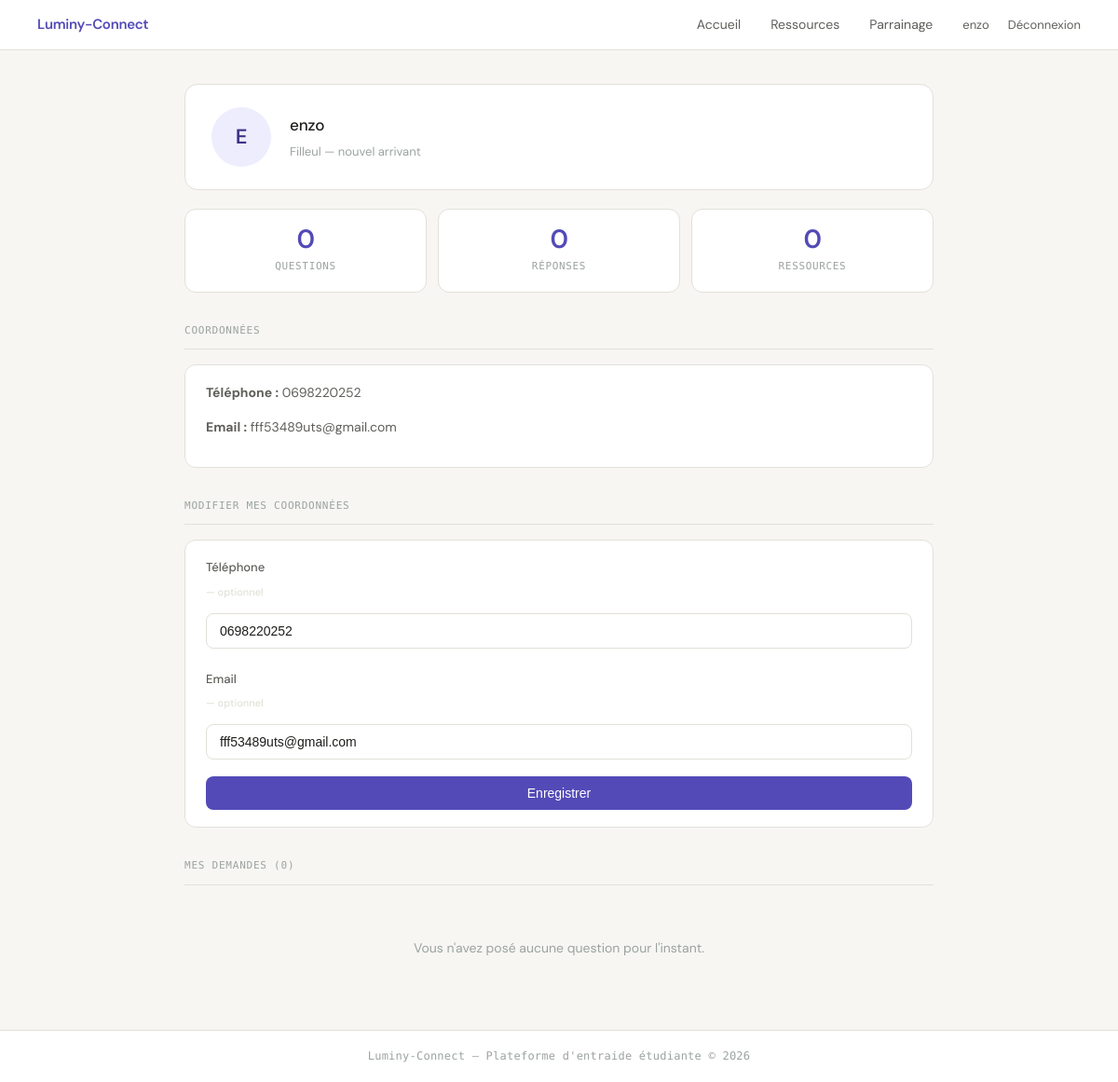
The app's page /profil (signed in) with its own data.
### tables this page shows
CREATE TABLE utilisateur (
            id INTEGER PRIMARY KEY AUTOINCREMENT,
            nom_utilisateur TEXT UNIQUE NOT NULL,
            mot_de_passe TEXT NOT NULL,
            est_parrain INTEGER NOT NULL,
            telephone TEXT DEFAULT NULL,
            email TEXT DEFAULT NULL
        );

### app.py (the view)
@app.route('/profil')
@login_required
def profil():
    user     = get_utilisateur(session['user_id'])
    stats    = get_stats_utilisateur(session['user_id'])
    demandes = obtenir_demandes_de(session['user_id'])
    return render_template('profil.html', user=user, stats=stats, demandes=demandes)

### data_model.py (called while the page is built)
def login_required(f):
    @wraps(f)
    def decorated_function(*args, **kwargs):
        if "user_id" not in session:
            return redirect(url_for('connexion'))
        return f(*args, **kwargs)
    return decorated_function

def db_fetch(query, args=(), fetch_all=False, db_name=DBFILENAME):
    with sqlite3.connect(db_name) as conn:
        conn.row_factory = sqlite3.Row
        cur = conn.execute(query, args)
        if fetch_all:
            res = cur.fetchall()
            return [dict(e) for e in res] if res else []
        else:
            res = cur.fetchone()
            return dict(res) if res else None

def get_utilisateur(user_id):
    query = "SELECT id, nom_utilisateur, est_parrain, telephone, email FROM utilisateur WHERE id = ?"
    return db_fetch(query, (user_id,))

def get_stats_utilisateur(user_id):
    demandes   = db_fetch("SELECT COUNT(*) AS c FROM demande_aide WHERE auteur_id = ?", (user_id,))
    reponses   = db_fetch("SELECT COUNT(*) AS c FROM reponse      WHERE auteur_id = ?", (user_id,))
    ressources = db_fetch("SELECT COUNT(*) AS c FROM ressource     WHERE auteur_id = ?", (user_id,))
    return {
        'demandes':   demandes['c']   if demandes   else 0,
        'reponses':   reponses['c']   if reponses   else 0,
        'ressources': ressources['c'] if ressources else 0,
    }

def obtenir_demandes_de(user_id):
    query = """
        SELECT id, matiere, description, statut
        FROM demande_aide
        WHERE auteur_id = ?
        ORDER BY id DESC
    """
    return db_fetch(query, (user_id,), fetch_all=True)

### templates/profil.html
{% include 'en_tete.html' %}
<main>
  <div class="carte-profil">
    <div class="avatar lg">{{ user.nom_utilisateur[0]|upper }}</div>
    <div class="profil-info">
      <h2>{{ user.nom_utilisateur }}</h2>
      <p class="role">
        {% if user.est_parrain %}Parrain — étudiant expérimenté{% else %}Filleul — nouvel arrivant{% endif %}
      </p>
    </div>
  </div>
  <div class="stats-row">
    <div class="stat-box">
      <div class="val">{{ stats.demandes }}</div>
      <div class="label">Questions</div>
    </div>
    <div class="stat-box">
      <div class="val">{{ stats.reponses }}</div>
      <div class="label">Réponses</div>
    </div>
    <div class="stat-box">
      <div class="val">{{ stats.ressources }}</div>
      <div class="label">Ressources</div>
    </div>
  </div>
  <div class="divider">Coordonnées</div>
  <div class="carte-demande" style="margin-bottom: 20px;">
    {% if user.telephone or user.email %}
      {% if user.telephone %}
      <p><strong>Téléphone :</strong> {{ user.telephone }}</p>
      {% endif %}
      {% if user.email %}
      <p style="margin-top: 6px;"><strong>Email :</strong> {{ user.email }}</p>
      {% endif %}
    {% else %}
      <p class="vide">Aucune coordonnée renseignée.</p>
    {% endif %}
  </div>
  <div class="divider">Modifier mes coordonnées</div>
  <div class="carte-demande" style="margin-bottom: 24px;">
    <form action="{{ url_for('modifier_profil') }}" method="POST">
      <label for="telephone">Téléphone <span style="font-size:11px;color:var(--gris-bord);">— optionnel</span></label>
      <input type="text" id="telephone" name="telephone"
             value="{{ user.telephone or '' }}"
             placeholder="06 12 34 56 78">
      <label for="email" style="margin-top: 8px;">Email <span style="font-size:11px;color:var(--gris-bord);">— optionnel</span></label>
      <input type="text" id="email" name="email"
             value="{{ user.email or '' }}"
             placeholder="prenom.nom@etu.univ-amu.fr">
      <button type="submit" style="margin-top: 4px;">Enregistrer</button>
    </form>
  </div>
  <div class="divider">Mes demandes ({{ demandes|length }})</div>
  {% for d in demandes %}
  <div class="carte-demande">
    <div class="carte-entete">
      <span class="matiere">{{ d.matiere }}</span>
      {% if d.statut == 'ouverte' %}
        <span class="statut-ouverte">Ouvert</span>
      {% else %}
        <span class="statut-close">Résolu</span>
      {% endif %}
    </div>
    <p>{{ d.description }}</p>
    <a href="/demande/{{ d.id }}">Voir la discussion →</a>
  </div>
  {% else %}
  <p class="vide">Vous n'avez posé aucune question pour l'instant.</p>
  {% endfor %}
</main>
{% include 'pied_de_page.html' %}

### templates/en_tete.html (shortened to what this page needs)
<!DOCTYPE html>
<html lang="fr">
<head>
  <link rel="stylesheet" href="{{ url_for('static', filename='style.css') }}">
</head>
<body>
<nav>
  <a href="/" class="brand">Luminy-Connect</a>
  {% if session.get('user_id') %}
    <a href="/">Accueil</a>
    <a href="/ressources">Ressources</a>
    <a href="/mon-parrainage">Parrainage</a>
    <span class="nav-user">
      <a href="/profil">{{ session.get('nom') }}</a>
      <a href="/deconnexion">Déconnexion</a>
    </span>
  {% endif %}
</nav>

### static/style.css (style rules this page uses)
:root { --violet: #534AB7; --violet-hover: #4540a0; --violet-clair: #EEEDFE; --violet-texte: #3C3489; --teal: #0F6E56; --teal-clair: #E1F5EE; --gris-bg: #f7f6f3; --gris-carte: #f1efe8; --gris-bord: #e2e0d8; --gris-texte: #5F5E5A; --gris-doux: #9ca3a0; --noir: #1e1e1c; --blanc: #ffffff; --rouge-clair: #FCEBEB; --rouge: #A32D2D; --vert-clair: #EAF3DE; --vert: #3B6D11; }
*, *::before, *::after { box-sizing: border-box; margin: 0; padding: 0; }
html { height: 100%; }
body { font-family: 'DM Sans', system-ui, sans-serif; font-size: 15px; line-height: 1.65; color: var(--noir); background: var(--gris-bg); min-height: 100vh; display: flex; flex-direction: column; }
a { color: var(--violet); text-decoration: none; }
h2 { font-size: 17px; font-weight: 500; margin-bottom: 0.75rem; letter-spacing: -0.01em; }
nav { background: rgba(255,255,255,0.95); backdrop-filter: blur(10px); border-bottom: 0.5px solid var(--gris-bord); padding: 0 40px; height: 54px; display: flex; align-items: center; gap: 32px; position: sticky; top: 0; z-index: 100; }
nav .brand { font-weight: 600; font-size: 15px; color: var(--violet); margin-right: auto; letter-spacing: -0.02em; }
nav > a { font-size: 14px; color: var(--gris-texte); padding: 4px 0; position: relative; transition: color 0.15s; }
nav > a::after { content: ''; position: absolute; bottom: -2px; left: 0; right: 0; height: 1.5px; background: var(--violet); transform: scaleX(0); transition: transform 0.15s; }
nav .nav-user { font-size: 13px; display: flex; align-items: center; gap: 20px; }
nav .nav-user a { font-size: 13px; color: var(--gris-texte); transition: color 0.15s; }
main { width: 100%; max-width: 860px; margin: 0 auto; padding: 36px 28px; flex: 1; }
.carte-demande { background: var(--blanc); border: 0.5px solid var(--gris-bord); border-radius: 12px; padding: 18px 22px; margin-bottom: 10px; transition: border-color 0.15s, box-shadow 0.15s; animation: fadeIn 0.2s ease forwards; }
.carte-demande p { font-size: 14px; color: var(--gris-texte); margin-bottom: 14px; line-height: 1.6; }
form { display: flex; flex-direction: column; gap: 14px; }
label { font-size: 13px; color: var(--gris-texte); font-weight: 500; display: flex; flex-direction: column; gap: 6px; }
input[type="text"], input[type="password"], input[type="url"], textarea, select { width: 100%; padding: 10px 14px; font-size: 14px; font-family: 'DM Sans', inherit; border: 0.5px solid var(--gris-bord); border-radius: 8px; background: var(--blanc); color: var(--noir); outline: none; transition: border-color 0.15s, box-shadow 0.15s; }
input::placeholder, textarea::placeholder { color: var(--gris-doux); font-size: 13px; }
button, .btn { padding: 10px 22px; font-size: 14px; font-family: 'DM Sans', inherit; font-weight: 500; border-radius: 8px; cursor: pointer; transition: background 0.15s, opacity 0.15s, transform 0.1s; border: none; text-decoration: none; display: inline-block; }
.btn-primary, button[type="submit"] { background: var(--violet); color: var(--blanc); }
.divider { font-size: 11px; color: var(--gris-doux); text-transform: uppercase; letter-spacing: 0.07em; margin: 32px 0 16px; padding-bottom: 10px; border-bottom: 0.5px solid var(--gris-bord); font-family: 'DM Mono', monospace; }
.avatar { width: 48px; height: 48px; border-radius: 50%; background: var(--violet-clair); color: var(--violet-texte); font-size: 16px; font-weight: 600; display: flex; align-items: center; justify-content: center; flex-shrink: 0; text-transform: uppercase; }
.avatar.lg { width: 64px; height: 64px; font-size: 22px; }
.carte-profil { background: var(--blanc); border: 0.5px solid var(--gris-bord); border-radius: 14px; padding: 24px 28px; margin-bottom: 20px; display: flex; align-items: center; gap: 20px; }
.carte-profil .profil-info h2 { margin-bottom: 4px; }
.carte-profil .profil-info .role { font-size: 13px; color: var(--gris-doux); }
.stats-row { display: flex; gap: 12px; margin-bottom: 24px; }
.stat-box { flex: 1; background: var(--blanc); border: 0.5px solid var(--gris-bord); border-radius: 12px; padding: 18px 14px; text-align: center; transition: border-color 0.15s; }
.stat-box .val { font-size: 28px; font-weight: 600; color: var(--violet); line-height: 1; letter-spacing: -0.02em; }
.stat-box .label { font-size: 11px; color: var(--gris-doux); margin-top: 6px; text-transform: uppercase; letter-spacing: 0.06em; font-family: 'DM Mono', monospace; }
.vide { font-size: 14px; color: var(--gris-doux); text-align: center; padding: 40px 0; }

### records on screen
utilisateur: get "enzo", nom_utilisateur "E", nom_utilisateur "enzo", telephone "0698220252", email "fff53489uts@gmail.com"

### other values on screen
{{ stats.demandes }} "0"
{{ stats.reponses }} "0"
{{ stats.ressources }} "0"
{{ demandes|length }} "0"
